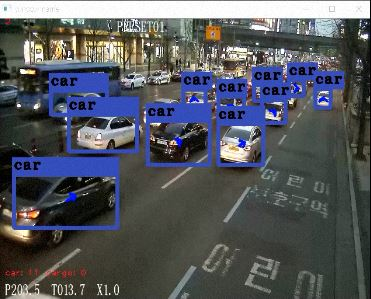
//> input picture Image/Detecting_Car.JPG, 371 x 299 px, given in place of traffic.mp4, which was not available
$ ./TimerRoadDetection   (built with g++ and OpenCV 4, older OpenCV classes emulated)
//> lines starting //> are read from the running program, lines starting //| are printed output that depends on the picture; after the words box and inside, x2 and y2 are one past the last pixel; in counts of white or black regions, pixels touching at a corner belong together; pictures that were not available may be replaced by others from this repository, and a replacement may not be noted
### Header/RoadDetection.h
#include "cv.hpp" //여기에 필요한 거 다 있음
#include "opencv2/opencv.hpp" //이렇게만 하면 다 뜬다 다 뜬다

using namespace cv;

int* FindLargestArea(Mat origin, Mat cannies);
Mat nonedge_area(Mat src, float sky_rate, int window_size);
Mat roadFilter(int b, int g, int r, float magnitude, const Mat& src);

### Header/RoadDetection.cpp
/*----------------------
Winter Vacation Proeject
-----------------------*/

#include "cv.hpp"
#include "opencv2/opencv.hpp"
#include <sstream>
#include <windows.h>
#include <Tchar.h>
#include <stdio.h>
#include <stdlib.h>
#include <iostream>
#include <functional>

using namespace cv;
using namespace std;

int edge_hist_num = 0;

bool calcEdgeDirection3(Mat Origin, int NumBins, float _ratio = 0.8, int threshold=10000);

// [69 lines left out: functions FindLargestArea, nomalize, not called in this run]

Mat nonedge_area(Mat src, float sky_rate, int window_size) {
	/*
	Mat src :  원본 영상(에지처리후->2진화영상으로 변환된 영상이어야함.
	float sky_rate : 하늘에 해당하는 비율 (ex/ 0.3 : 상위 30%를 무시한다)
	int window_size : 윈도우의 크기 : 낮을수록 정밀하게 검색.
	*/

	int i, i2 = 0;
	int j, j2 = 0;
	int src_height, src_width;

	src_height = src.rows;
	src_width = src.cols;

	Mat window;
	Mat output(src_height, src_width, src.type(), Scalar(0));

	float m_height = src_height * sky_rate;

	for (i = m_height; i + window_size <= src_height; i = i + window_size/5) {
		if (i + window_size >= src_height)
			i2 = src_height;
		else
			i2 = i + window_size;

		for (j = 0; j + window_size <= src_width; j = j + window_size/5) {
			if (j + window_size >= src_width)
				j2 = src_width;
			else
				j2 = j + window_size;

			window = src(Range(i, i2), Range(j, j2));
			if (sum(window) == Scalar(0)) // should be changed.
				output(Range(i, i2), Range(j, j2)) = Scalar(255);
		}
	}
	return output;

}

// [1786 lines left out: functions roadFilter, roadFilter2, Normalization, callBackFunc2, FindRoad, intersection and 13 more, not called in this run]

### Winter_Vacation/TimerRoadDetection.cpp
/*---------------------------------------------------------\
이강 교수님 캡스톤 프로젝트 팀
CCTV 교통 혼잡도 측정.
이 프로그램은 CCTV을 이용, 배경을 구하는 프로그램.
따로 함수화 하진 않았습니다.
3초마다 한 번 씩 MOG2를 이용한 배경영상을 얻고
그 중 엣지가 최소화 된 것을 배경으로 사용합니다.
또한 기존 사용하던 Fore 영상을 개량,
구해진 배경영상과 원본 영상의 차영상을 통해 Fore로 만드려는
시도 중 입니다.
\---------------------------------------------------------*/

#include "cv.hpp"
#include "opencv2/opencv.hpp"
#include "RoadDetection.h" //제작 헤더
#include <stdio.h>
#include <iostream>
#include <sstream>

#define SEC int(3) //How wait seconds for getting background Image

using namespace std;
using namespace cv;

int main(void){
	char keyboard;
	int min = 1000000;
	char* videoFilename = "C:\\Users\\Administrator\\Desktop\\Study\\4학년\\공프기\\OpenCV\\TrafficExample\\traffic.mp4";
	int number = 0;
	int begin = 0;
	int cnt = 0;

	Mat box, box2, box3, box4;
	Mat edge_filter, frame_mask, frame_before;
	Mat copy, filter, copy2, copy3, diff;

	VideoCapture cap(videoFilename);

	vector<vector<Point>> contours;
	vector<Vec4i>hierarchy;

	int fps = cap.get(CV_CAP_PROP_FPS); //원본 영상의 FPS Get
	int frame_rate = fps;

	Mat frame, min_back, lab_back, hsv_back;
	Mat back, fore, gray, fore2;
	Mat Color_Mask, temp, temp2, temp3;
	Mat canny, trace, output, trace2, trace2_before;

	BackgroundSubtractorMOG2 fgbg;

	cap >> frame;
//> frame is the input picture: 299 rows x 371 cols, CV_8UC3; mean B, G, R 93.7, 87.1, 83.9

	keyboard = 0;

	while (1) {

		//read the current frame
		if (!cap.read(frame)) {
			cerr << "Unable to read next frame." << endl;
			cerr << "Exiting..." << endl;
			exit(EXIT_FAILURE);
		}

		resize(frame, frame, cv::Size(640, 480)); //Resize for better quality of view.
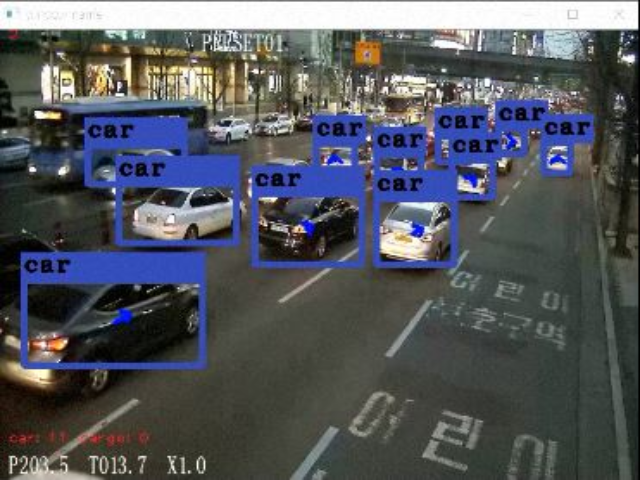
//> frame: 480 rows x 640 cols, CV_8UC3; mean B, G, R 93.6, 87, 83.8

		//cvtColor(frame, frame, CV_BGR2HSV);
		fgbg(frame, fore);
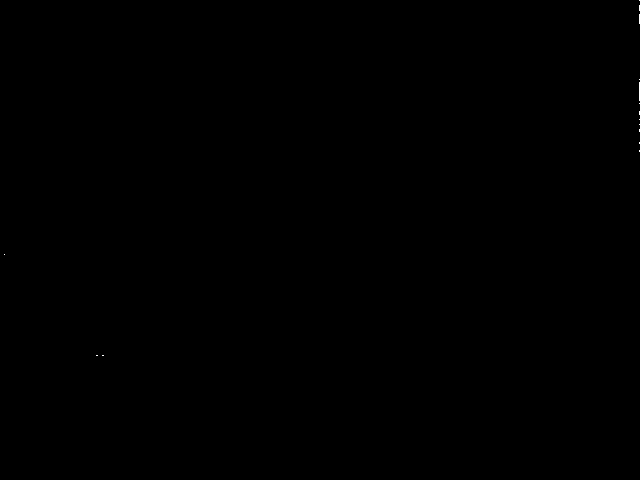
//> fore: 480 rows x 640 cols, CV_8UC1; values 127 (black) and 255 (white), 0.02% white in thin lines or dots, all inside (x1, y1, x2, y2) = (4, 0, 640, 356)
		//background
		fgbg.getBackgroundImage(back);
		//gray, binary
		fore = fore > 128;
		cvtColor(back, gray, CV_BGR2GRAY);
		GaussianBlur(gray, gray, Size(3, 3), 0, 0);
		GaussianBlur(fore, fore, Size(3, 3), 0, 0);
//> fore: 480 rows x 640 cols, CV_8UC1; min 0, max 128, mean 0

	//	erode(fore, fore, getStructuringElement(MORPH_RECT, Size(5, 5)));
	//	dilate(fore, fore, getStructuringElement(MORPH_RECT, Size(5, 5)));

		imshow("FORE", fore);

		//count edges

		if (cnt % (fps * SEC) == 0) {
			Canny(gray, canny, 15, 30);
			imshow("CANNY", canny);
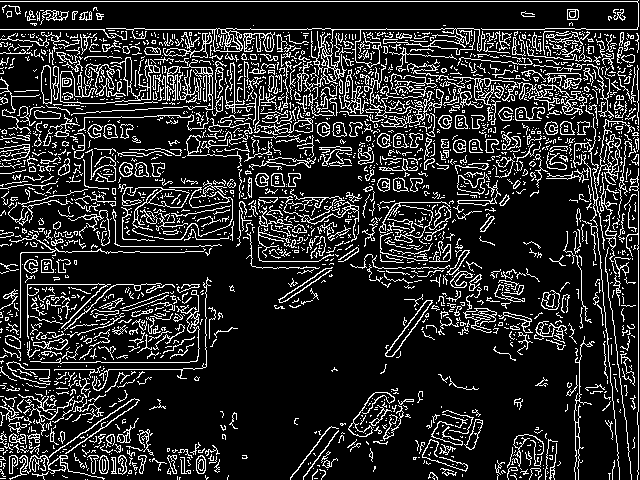
//> window 'CANNY': 480 rows x 640 cols, CV_8UC1; 16.4% white in thin lines or dots
			cnt = 0;
			copy = canny.clone();
			cout << countNonZero(copy) << "\n";
			if (countNonZero(copy) < min) {
				number++;
				min = countNonZero(copy);
				min_back = back.clone();
				char str[200];
				sprintf(str, "%d", number);
				putText(min_back, str, Point(10, 10), 1, 1, Scalar(0, 0, 255));
				cout << "-----Update-----\n";

				box = nonedge_area(canny, 0.3, 10);
//> (the run ends here: the program needs code that is not available in this run, at `box3 = FindLargestArea(frame, box);`)
